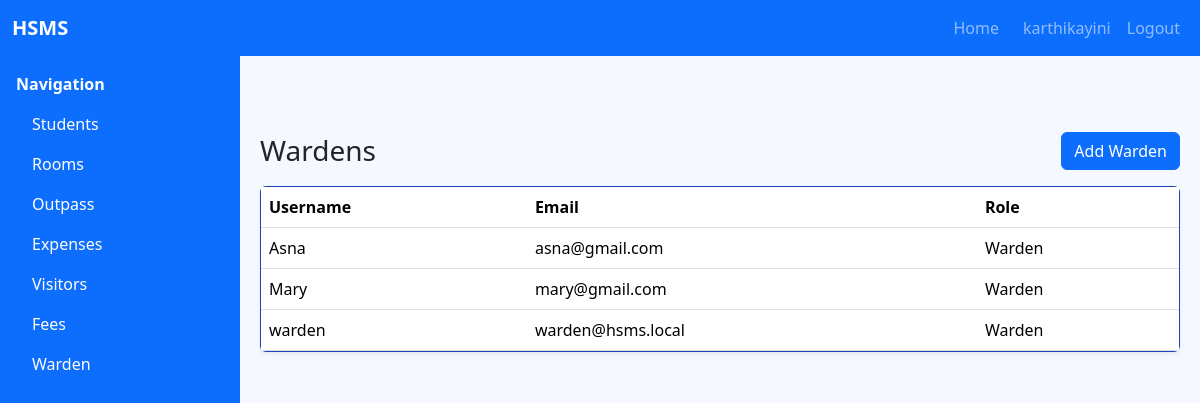
The page /warden/ (signed in) on the database its author committed.
### accounts/models.py (models this page shows, shortened)
class User(AbstractUser):
    class Roles(models.TextChoices):
        STUDENT = "student", "Student"
        WARDEN = "warden", "Warden"
        ADMIN = "admin", "Admin"
    role = models.CharField(
        max_length=20,
        choices=Roles.choices,
        default=Roles.STUDENT,
        help_text="Role for role-based access control",
    )
    reg_no = models.CharField(
        max_length=50,
        blank=True,
        null=True,
        help_text="Registration number for students (optional for staff)",
        unique=False,
    )

### hsms/views.py (the view)
# urls.py: path('warden/', login_required(warden_list), name='warden_list'),
def warden_list(request):
    wardens = User.objects.filter(role=User.Roles.WARDEN).order_by('username')
    return render(request, 'warden_list.html', { 'wardens': wardens })

### templates/warden_list.html (shortened to what this page needs)
{% extends 'base.html' %}
{% block content %}
<div class="d-flex justify-content-between align-items-center mb-3">
  <h3 class="mb-0">Wardens</h3>
  <button class="btn btn-primary" data-bs-toggle="modal" data-bs-target="#addWardenModal">Add Warden</button>
</div>
<div class="card shadow-sm">
  <div class="card-body p-0">
    <div class="table-responsive">
      <table class="table mb-0">
        <thead>
          <tr>
            <th>Username</th>
            <th>Email</th>
            <th>Role</th>
          </tr>
        </thead>
        <tbody>
          {% for w in wardens %}
          <tr>
            <td>{{ w.username }}</td>
            <td>{{ w.email }}</td>
            <td>{{ w.get_role_display }}</td>
          </tr>
          {% empty %}
          <tr><td colspan="3">No wardens yet.</td></tr>
          {% endfor %}
        </tbody>
      </table>
    </div>
  </div>
</div>
{% endblock %}

### templates/base.html (shortened to what this page needs)
<!doctype html>
<html>
<head>
  <link href="https://cdn.jsdelivr.net/npm/bootstrap@5.3.3/dist/css/bootstrap.min.css" rel="stylesheet">
  </head>
<body>
  <nav class="navbar navbar-expand-lg navbar-dark bg-primary topbar">
    <div class="container-fluid">
      <a class="navbar-brand fw-semibold" href="/">HSMS</a>
      <div class="collapse navbar-collapse" id="topbarMenu">
        <ul class="navbar-nav ms-auto">
          {% if user.is_authenticated and user.role == 'warden' %}
          <li class="nav-item"><a class="nav-link" href="/warden/dashboard/">Home</a></li>
          {% elif user.is_authenticated and user.role == 'student' %}
          <li class="nav-item"><a class="nav-link" href="/student/dashboard/">Home</a></li>
          {% endif %}
          {% if user.is_authenticated %}
          <li class="nav-item"><a class="nav-link" href="/accounts/profile/">{{ user.username }}</a></li>
          <li class="nav-item"><a class="nav-link" href="/accounts/logout/">Logout</a></li>
          {% else %}
          <li class="nav-item"><a class="nav-link" href="/accounts/login/">Login</a></li>
          <li class="nav-item"><a class="nav-link" href="/accounts/register/">Register</a></li>
          {% endif %}
        </ul>
      </div>
    </div>
  </nav>
  {% block sidebar %}
  <aside class="sidebar d-none d-md-block">
    <div class="p-3">
      <div class="fw-semibold mb-2">Navigation</div>
      <div class="list-group list-group-flush">
        <a href="/students/" class="list-group-item list-group-item-action bg-transparent text-white border-0">Students</a>
        <a href="/rooms/" class="list-group-item list-group-item-action bg-transparent text-white border-0">Rooms</a>
        <a href="/outpass/" class="list-group-item list-group-item-action bg-transparent text-white border-0">Outpass</a>
        <a href="/expenses/" class="list-group-item list-group-item-action bg-transparent text-white border-0">Expenses</a>
        <a href="/visitors/" class="list-group-item list-group-item-action bg-transparent text-white border-0">Visitors</a>
        <a href="/fees/" class="list-group-item list-group-item-action bg-transparent text-white border-0">Fees</a>
        <a href="/warden/" class="list-group-item list-group-item-action bg-transparent text-white border-0">Warden</a>
      </div>
    </div>
  </aside>
  {% endblock %}
  <main class="content">
    {% block content %}{% endblock %}
  </main>
</body>
</html>

### templates/base.html (style rules this page uses)
body { background-color: #f5f8ff; }
.topbar { position: sticky; top: 0; z-index: 1030; }
.sidebar { position: fixed; top: 56px; bottom: 0; left: 0; width: 240px; background-color: #0d6efd; color: #fff; overflow-y: auto; }
.sidebar a { color: #e7efff; text-decoration: none; }
.content { margin-top: 56px; margin-left: 240px; padding: 20px; }
.card { border: 1px solid #1f43b6; width :100%; height:100%; background-color: #f3f5f8; }

### rows shown on the page
User: username "karthikayini"
User: username "Asna", email "asna@gmail.com", role "Warden"
User: username "Mary", email "mary@gmail.com", role "Warden"
User: username "warden", email "warden@hsms.local", role "Warden"
